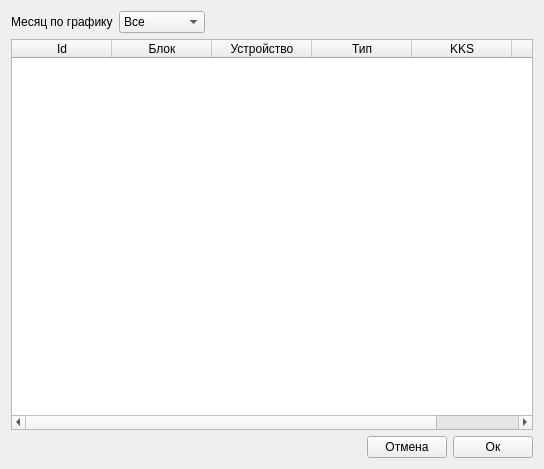
<?xml version="1.0" encoding="UTF-8"?>
<ui version="4.0">
 <class>KRSelectorForm</class>
 <widget class="QWidget" name="KRSelectorForm">
  <property name="geometry">
   <rect>
    <x>0</x>
    <y>0</y>
    <width>544</width>
    <height>469</height>
   </rect>
  </property>
  <property name="windowTitle">
   <string>Form</string>
  </property>
  <layout class="QVBoxLayout" name="verticalLayout">
   <item>
    <layout class="QHBoxLayout" name="horizontalLayout_2">
     <item>
      <widget class="QLabel" name="label">
       <property name="text">
        <string>Месяц по графику</string>
       </property>
      </widget>
     </item>
     <item>
      <widget class="QComboBox" name="monthBox">
       <item>
        <property name="text">
         <string>Все</string>
        </property>
       </item>
       <item>
        <property name="text">
         <string>Январь</string>
        </property>
       </item>
       <item>
        <property name="text">
         <string>Февраль</string>
        </property>
       </item>
       <item>
        <property name="text">
         <string>Март</string>
        </property>
       </item>
       <item>
        <property name="text">
         <string>Апрель</string>
        </property>
       </item>
       <item>
        <property name="text">
         <string>Май</string>
        </property>
       </item>
       <item>
        <property name="text">
         <string>Июнь</string>
        </property>
       </item>
       <item>
        <property name="text">
         <string>Июль</string>
        </property>
       </item>
       <item>
        <property name="text">
         <string>Август</string>
        </property>
       </item>
       <item>
        <property name="text">
         <string>Сентябрь</string>
        </property>
       </item>
       <item>
        <property name="text">
         <string>Октябрь</string>
        </property>
       </item>
       <item>
        <property name="text">
         <string>Ноябрь</string>
        </property>
       </item>
       <item>
        <property name="text">
         <string>Декабрь</string>
        </property>
       </item>
       <item>
        <property name="text">
         <string>ППР</string>
        </property>
       </item>
      </widget>
     </item>
     <item>
      <spacer name="horizontalSpacer_2">
       <property name="orientation">
        <enum>Qt::Horizontal</enum>
       </property>
       <property name="sizeHint" stdset="0">
        <size>
         <width>40</width>
         <height>20</height>
        </size>
       </property>
      </spacer>
     </item>
    </layout>
   </item>
   <item>
    <widget class="QTableWidget" name="scheduleTable">
     <property name="editTriggers">
      <set>QAbstractItemView::NoEditTriggers</set>
     </property>
     <property name="selectionMode">
      <enum>QAbstractItemView::SingleSelection</enum>
     </property>
     <property name="selectionBehavior">
      <enum>QAbstractItemView::SelectRows</enum>
     </property>
     <property name="sortingEnabled">
      <bool>true</bool>
     </property>
     <attribute name="verticalHeaderVisible">
      <bool>true</bool>
     </attribute>
     <column>
      <property name="text">
       <string>Id</string>
      </property>
     </column>
     <column>
      <property name="text">
       <string>Блок</string>
      </property>
     </column>
     <column>
      <property name="text">
       <string>Устройство</string>
      </property>
     </column>
     <column>
      <property name="text">
       <string>Тип</string>
      </property>
     </column>
     <column>
      <property name="text">
       <string>KKS</string>
      </property>
     </column>
     <column>
      <property name="text">
       <string>Дата</string>
      </property>
     </column>
    </widget>
   </item>
   <item>
    <layout class="QHBoxLayout" name="horizontalLayout">
     <item>
      <spacer name="horizontalSpacer">
       <property name="orientation">
        <enum>Qt::Horizontal</enum>
       </property>
       <property name="sizeHint" stdset="0">
        <size>
         <width>40</width>
         <height>20</height>
        </size>
       </property>
      </spacer>
     </item>
     <item>
      <widget class="QPushButton" name="cancelButton">
       <property name="text">
        <string>Отмена</string>
       </property>
      </widget>
     </item>
     <item>
      <widget class="QPushButton" name="okButton">
       <property name="text">
        <string>Ок</string>
       </property>
      </widget>
     </item>
    </layout>
   </item>
  </layout>
 </widget>
 <resources/>
 <connections/>
</ui>
